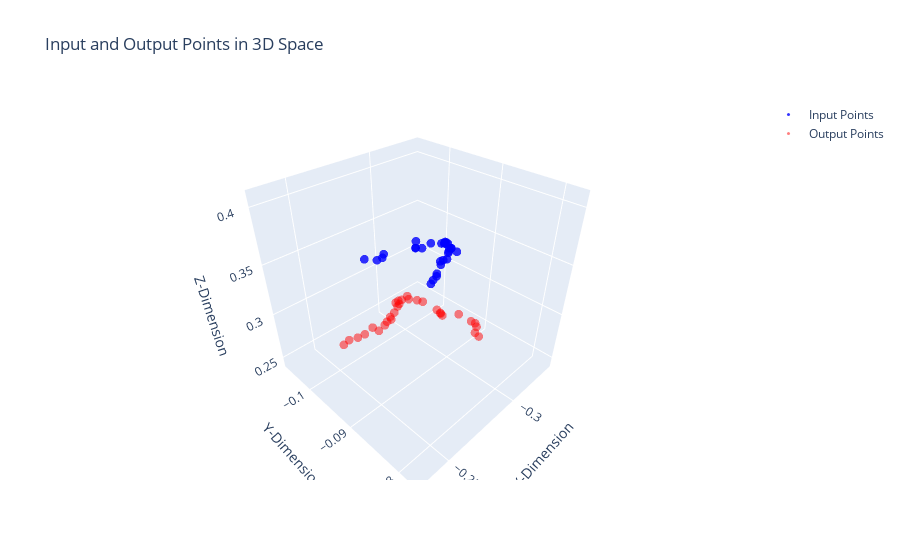
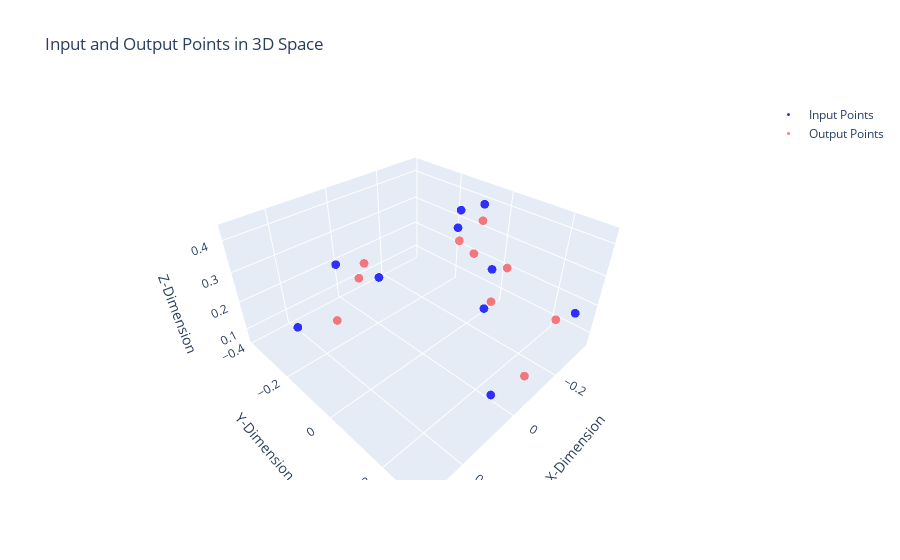

The code cell stored with these charts, in order, in its notebook:
### Code cell
interactive_output_visualization(deNorm(losses["labels"]), duration=3, randomseed=True, output=True, output_data=deNorm(losses["outputs"]))
interactive_output_visualization(deNorm(losses["labels_t"]), duration=1, randomseed=True, output=True, output_data=deNorm(losses["outputs_t"]))

### Figure 1 — Plotly figure (JSON) as saved in the notebook; plotly's stock layout.template omitted (floating-point values rounded to 4 significant figures)
{"data": [{"marker": {"color": "blue", "opacity": 0.8, "size": 3}, "mode": "markers", "name": "Input Points", "type": "scatter3d", "x": [-0.2331, -0.236, -0.2386, -0.2412, -0.2535, -0.2535, -0.2558, -0.2589, -0.2629, -0.266, -0.2669, -0.2674, -0.2696, -0.2699, -0.2699, -0.2692, -0.2668, -0.2668, -0.2661, -0.2668, -0.2646, -0.2633, -0.2585, -0.2568, -0.2548, -0.2529, -0.2464, -0.2439, -0.2415, -0.2391], "y": [-0.08501, -0.08408, -0.08414, -0.08481, -0.08377, -0.08377, -0.08346, -0.08528, -0.0841, -0.08334, -0.08314, -0.08315, -0.08374, -0.08362, -0.08338, -0.08366, -0.08209, -0.08209, -0.08111, -0.08238, -0.08187, -0.08162, -0.08058, -0.08066, -0.08055, -0.07998, -0.07878, -0.07817, -0.07796, -0.07756], "z": [0.4082, 0.4079, 0.4075, 0.4064, 0.4046, 0.4046, 0.4038, 0.4024, 0.401, 0.4006, 0.4005, 0.3999, 0.3983, 0.3981, 0.3978, 0.398, 0.3994, 0.3994, 0.3996, 0.3987, 0.3992, 0.3996, 0.4011, 0.4015, 0.4024, 0.4028, 0.4048, 0.4066, 0.4066, 0.4073]}, {"marker": {"color": "red", "opacity": 0.5, "size": 3}, "mode": "markers", "name": "Output Points", "type": "scatter3d", "x": [-0.2622, -0.2669, -0.2719, -0.2769, -0.2844, -0.285, -0.2911, -0.2943, -0.2977, -0.2989, -0.3037, -0.3125, -0.3095, -0.3116, -0.3142, -0.3165, -0.3221, -0.32, -0.3231, -0.3247, -0.3248, -0.3242, -0.324, -0.3233, -0.3318, -0.3318, -0.3322, -0.3299, -0.3246, -0.3236], "y": [-0.1035, -0.1039, -0.1033, -0.1031, -0.1036, -0.1021, -0.1026, -0.103, -0.103, -0.1036, -0.104, -0.1054, -0.1049, -0.1061, -0.1062, -0.106, -0.1061, -0.1051, -0.1037, -0.1026, -0.099, -0.09798, -0.09782, -0.09719, -0.0954, -0.09244, -0.0916, -0.09076, -0.08986, -0.08881], "z": [0.2442, 0.2441, 0.2443, 0.2441, 0.2439, 0.2441, 0.2439, 0.2439, 0.2439, 0.2441, 0.2442, 0.2437, 0.2443, 0.244, 0.244, 0.244, 0.2438, 0.2445, 0.2446, 0.2443, 0.2444, 0.2441, 0.244, 0.244, 0.2435, 0.2437, 0.2436, 0.2439, 0.2443, 0.2442]}], "layout": {"scene": {"xaxis": {"title": {"text": "X-Dimension"}}, "yaxis": {"title": {"text": "Y-Dimension"}}, "zaxis": {"title": {"text": "Z-Dimension"}}}, "title": {"text": "Input and Output Points in 3D Space"}}}

### Figure 2 — Plotly figure (JSON) as saved in the notebook; plotly's stock layout.template omitted (floating-point values rounded to 4 significant figures)
{"data": [{"marker": {"color": "blue", "opacity": 0.8, "size": 3}, "mode": "markers", "name": "Input Points", "type": "scatter3d", "x": [-0.3313, 0.1263, -0.2666, -0.002436, -0.164, -0.2044, -0.3547, -0.2906, 0.3129, -0.3461], "y": [-0.01442, -0.2107, -0.01948, 0.2477, -0.3844, 0.05827, 0.2749, -0.1233, -0.124, -0.1775], "z": [0.1882, 0.3222, 0.4343, 0.06437, 0.06146, 0.1379, 0.1567, 0.3733, 0.2621, 0.2726]}, {"marker": {"color": "red", "opacity": 0.5, "size": 3}, "mode": "markers", "name": "Output Points", "type": "scatter3d", "x": [-0.2941, 0.05554, -0.3187, -0.06157, -0.1038, -0.1742, -0.2647, -0.2854, 0.2108, -0.3481], "y": [0.06407, -0.2073, -0.05827, 0.3023, -0.3872, 0.1006, 0.2609, -0.119, -0.1049, -0.1042], "z": [0.2458, 0.2458, 0.3503, 0.1312, 0.1469, 0.2019, 0.176, 0.27, 0.2362, 0.2026]}], "layout": {"scene": {"xaxis": {"title": {"text": "X-Dimension"}}, "yaxis": {"title": {"text": "Y-Dimension"}}, "zaxis": {"title": {"text": "Z-Dimension"}}}, "title": {"text": "Input and Output Points in 3D Space"}}}
